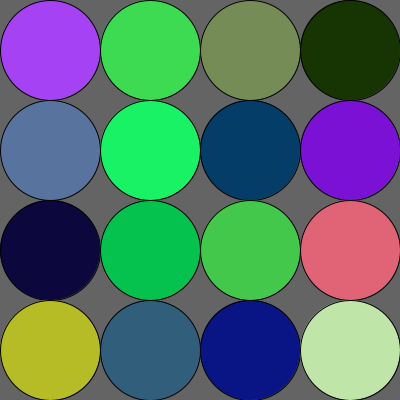
Frame 1 (no input)
Frame 60 (the mouse pressed at the canvas centre just before this capture): identical to frame 1, image omitted
Frame 120 (the mouse held since frame 60 and released just before this capture): identical to frame 1, image omitted

The Processing sketch that drew this single still picture (run headless with seeded random() and noise(); from frame 60 on, the mouse is pressed at the canvas centre):

// Processing sketch: Ex_change_color1
// ── Ex_change_color1.pde
class Circle{
  float x,y,s,r,g,b;
  Circle(float x,float y,float s){
    this.x = x;
    this.y = y;
    this.s = s;
    this.r = random(256);
    this.g = random(256);
    this.b = random(256);
  }
  void display(){
    fill(this.r,this.g,this.b);
    ellipse(this.x,this.y,this.s,this.s);
  }
}
Circle[] balls = new Circle[16];
void setup() {
  size(400,400);
  for (int i=0; i<16; i++){
    Circle en = new Circle(50+i%4*100,50+i/4*100,100);
    balls[i] = en;
  }
}
void draw() {
  background(100);
  for (Circle b : balls) {
    b.display();
  }
}
